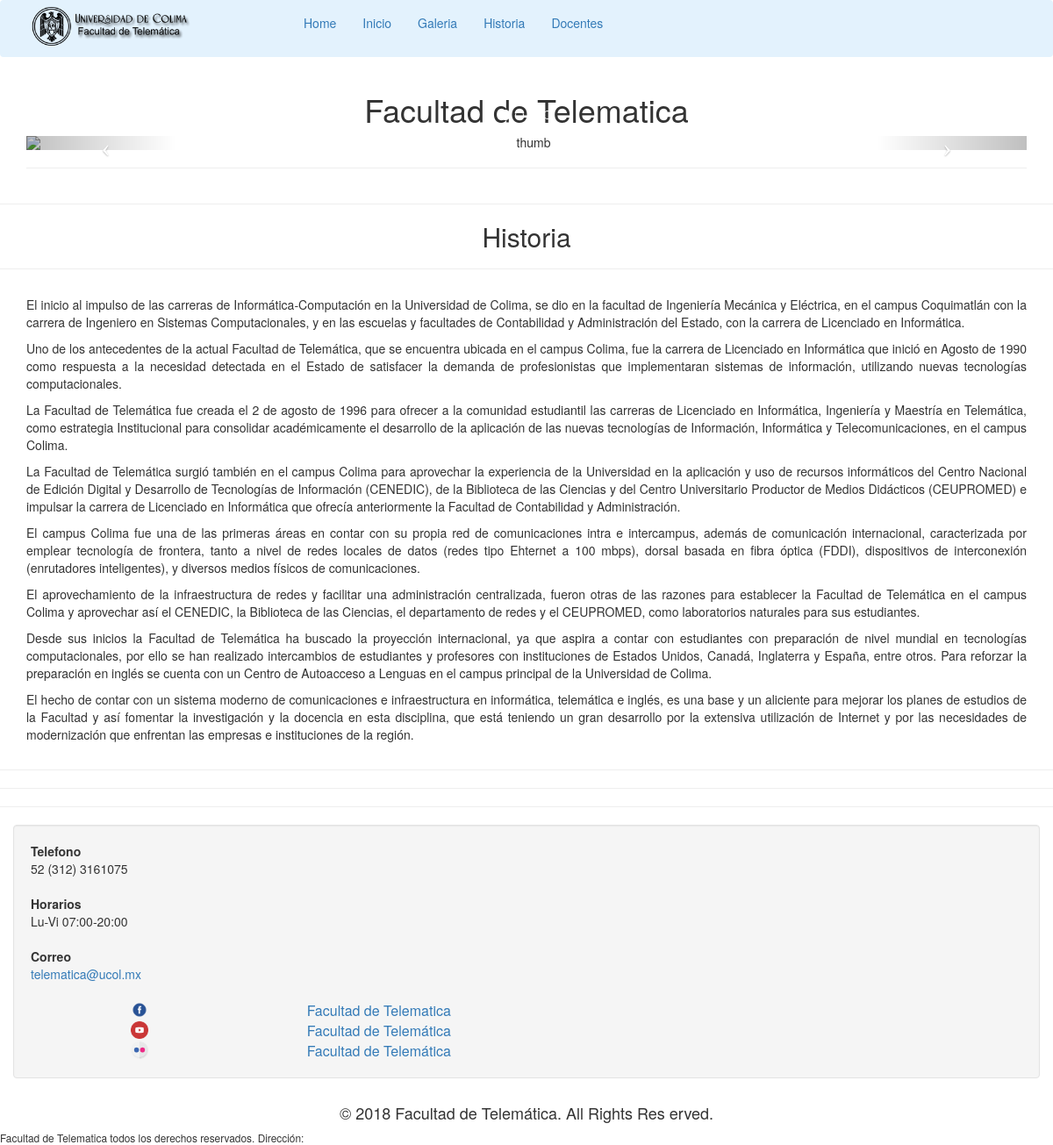
Screenshot of /cms/public/historia.php with the database file from the repository.
### tables this page shows
CREATE TABLE `menus` (
  `idmenu` int(11) NOT NULL,
  `nombre` varchar(20) DEFAULT NULL,
  `url` varchar(15) DEFAULT NULL,
  `orden` int(10) DEFAULT NULL
);

### cms/public/admin/lib/data.php (called while the page is built, shortened)
<?php
	$path = dirname(__FILE__);
	require_once( $path . '/../../../setting/mysql.php');
   function cargar_datos_menu(){
      $mysql = new Mysql();
      $sql = <<<SQL
      SELECT * FROM menus ORDER BY orden ASC
SQL;
      $res = $mysql->search($sql);
      return $res;
    }
?>

### cms/setting/mysql.php (called while the page is built, shortened)
<?php
class MySql{
    private $conn;
    public function connect(){
      try {
        $this->conn = new PDO("mysql:host=".Config::SERVERNAME.";dbname=".Config::DATABASE, Config::USERNAME, Config::PASSWORD);
        $this->conn->setAttribute(PDO::ATTR_ERRMODE, PDO::ERRMODE_EXCEPTION);
        return true;
      }catch(PDOException $e){
        echo "Connection failed: " . $e->getMessage();
        return false;
      }
    }
    public function search($sql){
        try{
          if($this->connect()){
            $stmt = $this->conn->prepare($sql);
            $stmt->execute();
            $stmt->setFetchMode(PDO::FETCH_ASSOC);
            return $stmt->fetchAll();
          }else{
            return array();
          }
        }catch(PDOEXception $e){
          echo $sql ."<br />". $e->getMessage();
          return false;
        }
    }
}
?>

### cms/setting/core.php (called while the page is built, shortened)
<?php
  require_once( 'mysql.php');
  function site_info($var){
    return info(Config::PREFIX, $var);
  }
  function page_info($var){
    return info(Config::PREFIX_PAGE, $var);
  }
  function info($prefix, $var){
    $varsite = $prefix.$var;
    return $GLOBALS[$varsite];
  }
?>

### cms/public/index.php (the view, shortened to what this page needs)
<?php require_once(dirname(__FILE__) . '/../setting/core.php' ); ?>
<?php include('admin/header.php'); ?>
<?php $res = cargar_datos_menu(); ?>
<!DOCTYPE html>
<html lang="es">
<head>
</head>
<body>
</head>
<body>
<nav class="navbar navbar-light" style="background-color: #e3f2fd;">
  <div class="container-fluid">
    <div class="navbar-header">
      <img src="imagenes/logo.png" style="width: 60%"><a class="navbar-brand" href="#"></a></img>
    </div>
    <ul class="nav navbar-nav">
      <li class="active"><a href="#">Home</a></li>
      <?php while(is_array($res) && list($k, $v) = each($res) ): ?>
            <li><a href="http://localhost/cms/public/<?= $v['url'] ?>"><?= $v['nombre'] ?></a></li>
        <?php endwhile; ?>
    </ul>
  </div>
</nav>
<div class="container">
 <h1 class="text-center"><?= site_info('titulo') ?></h1>
</div>
 <?= page_info('contenido') ?>
 <small><?= site_info('titulo') ?> todos los derechos reservados. Dirección: <?= site_info('direccion') ?></small>
</body>
</html>

### cms/public/admin/css/style.css (style rules this page uses)
.mid-page, form, table { padding-top: 20px; width: 80%; margin: 0 auto; }

### rows the page displays
menus: nombre "Inicio"
menus: nombre "Galeria"
menus: nombre "Historia"
menus: nombre "Docentes"

### other values shown
site_info('titulo') "Facultad de Telematica"
